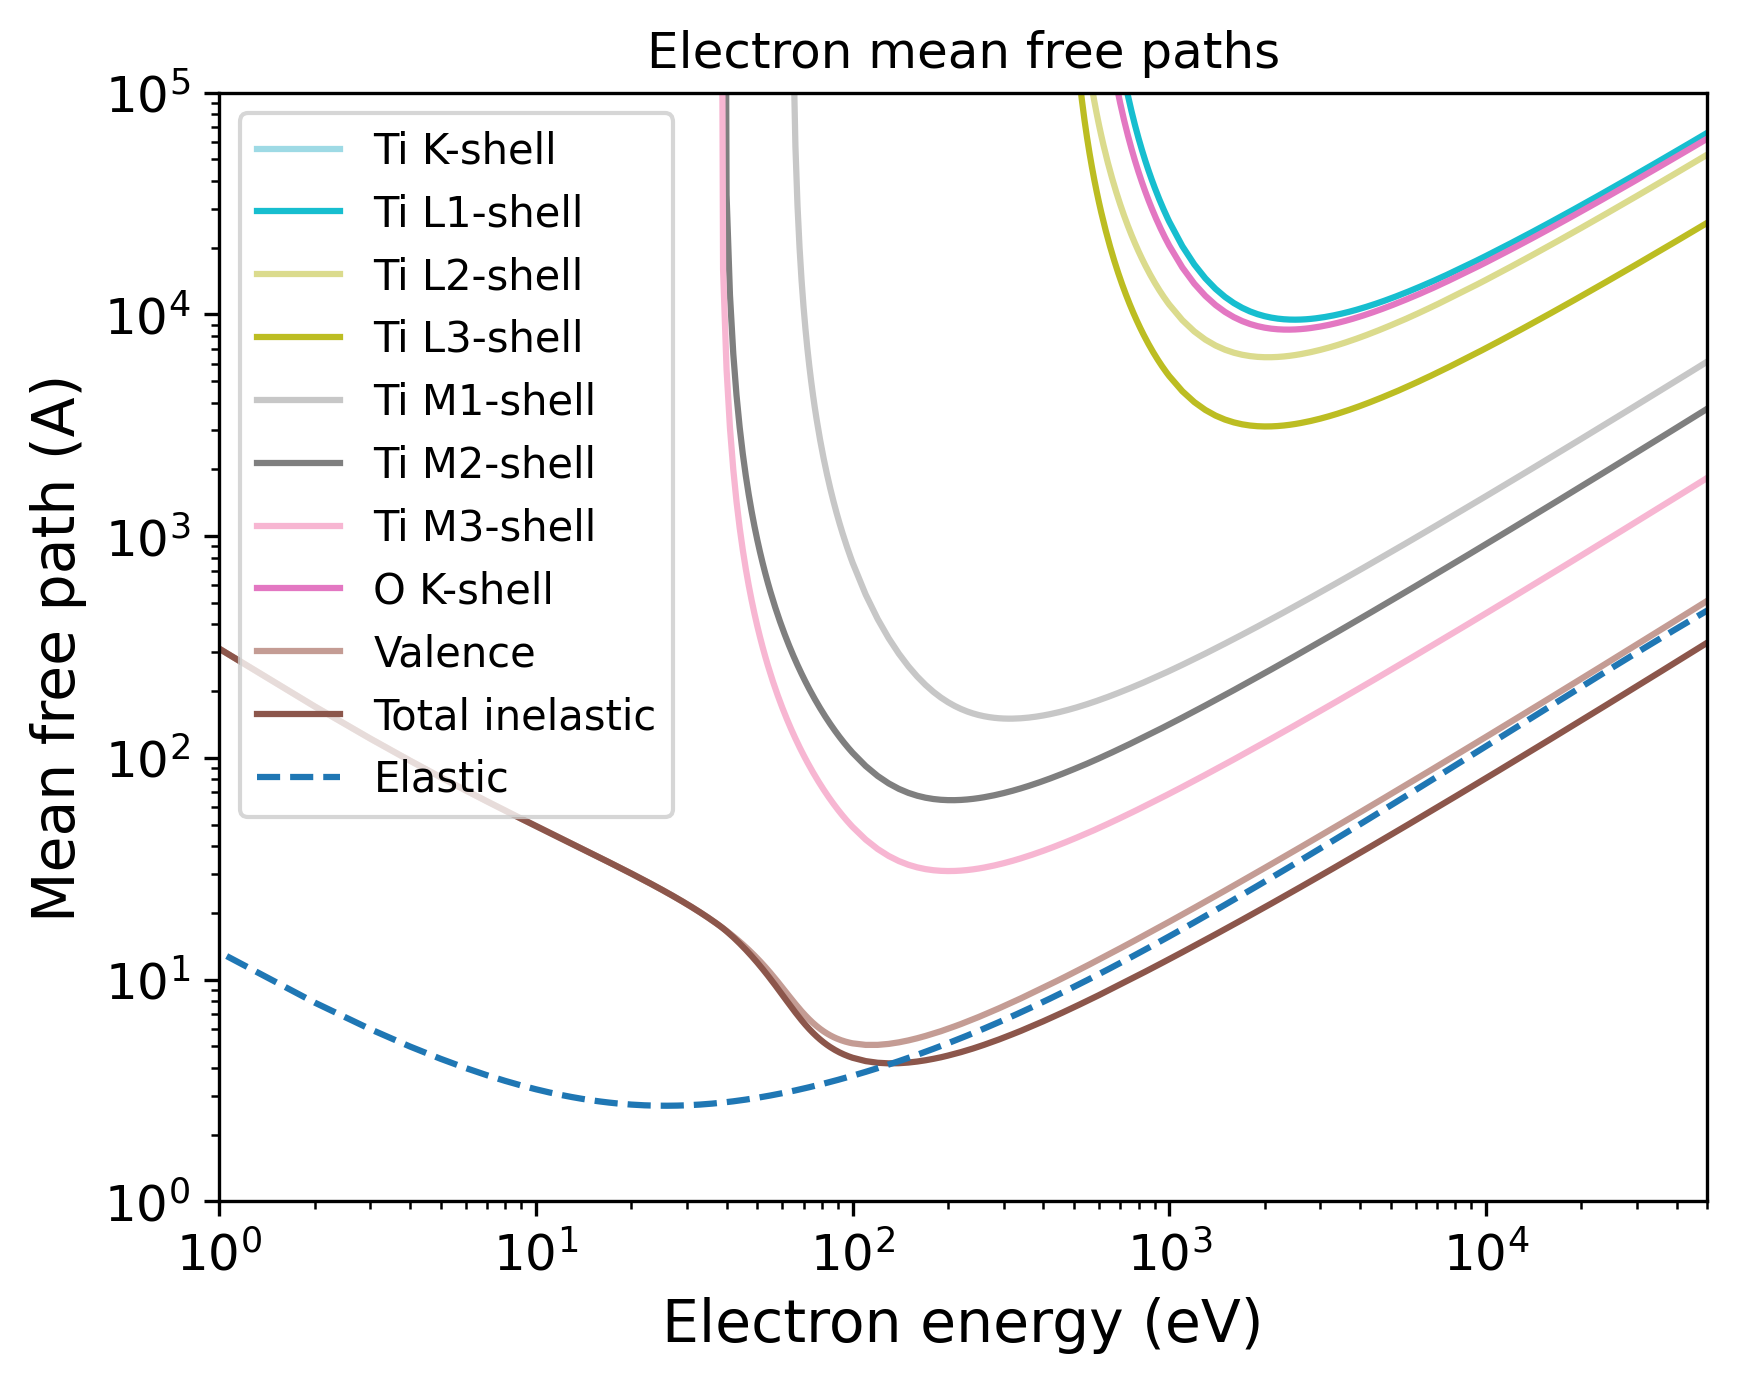

The script that saved this image:
import pandas as pd
import numpy as np
import matplotlib.pyplot as plt
import matplotlib.cm as cm
# Set the format:
plt.xlabel("Electron energy (eV)", fontsize=14)
plt.ylabel("Mean free path (A)", fontsize=14)
plt.xticks(fontsize=12)
plt.yticks(fontsize=12)
plt.grid(False)
# Set the axes:
# Read the output file:
df = pd.read_csv(r"OUTPUT_TiO2_Electron_IMFP.dat", sep=r'\s+', header=None, comment="#", skipinitialspace=True)
plt.xscale("log")
plt.yscale("log")
# Prepare the plot:
columns_to_plot = [ 1, 2, 3, 4, 5, 6, 7, 8, 9, 10]
labels = [ "Ti K-shell", "Ti L1-shell", "Ti L2-shell", "Ti L3-shell", "Ti M1-shell", "Ti M2-shell", "Ti M3-shell", "O K-shell", "Valence", "Total inelastic"]
# Create N distinct colors from a colormap
N = len(columns_to_plot)
colors = plt.cm.tab20(np.linspace(1, 0, 20))
# Set line styles:
linestyles = [ "-", "-", "-", "-", "-", "-", "-", "-", "-", "-"]
for i, col in enumerate(columns_to_plot):
    color = colors[i % len(colors)]
    ls    = linestyles[i % len(linestyles)]
    label = labels[i % len(labels)]
    plt.plot(df.iloc[:, 0], df.iloc[:, col],
    color=color,
    label=label,
    linestyle=ls)
# Add a curve from the second file
df2 = pd.read_csv(r"OUTPUT_TiO2_Electron_EMFP.dat", sep=r'\s+', header=None, comment="#", skipinitialspace=True)
columns_to_plot2 = [ 3]
labels2 = [ "Elastic"]
# Create second part of the plot:
for col, label in zip(columns_to_plot2, labels2):
    plt.plot(df2.iloc[:, 0], df2.iloc[:, col], label=label, linestyle="--")
plt.xlim(1.00000000,50000.00000000)
plt.ylim(1.00000000,100000.00000000)
plt.title("Electron mean free paths")
plt.legend(loc="best", fontsize=10)
# Save the plot in this format:
plt.savefig("OUTPUT_MFP_electron.png", dpi=300, bbox_inches="tight")
